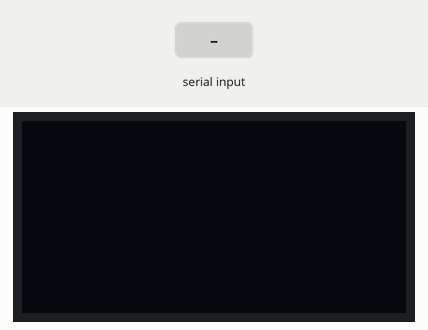
A sketch run on a simulated Arduino Uno, built with avr-gcc and run on an emulated ATmega328P. Parts: 128×64 one-colour display. The inputs (shaded band) are chosen by the test bench.

Above: at 1.2 s.
1.3 s: "1\n" received over Serial
At 1.8 s:
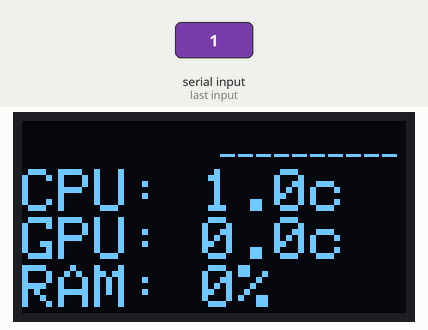
2.8 s: "0\n" received over Serial
At 4.0 s:
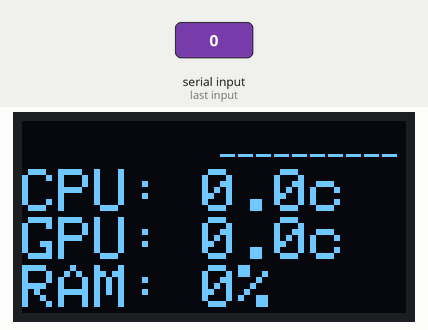
4.3 s: "2\n" received over Serial
At 5.2 s:
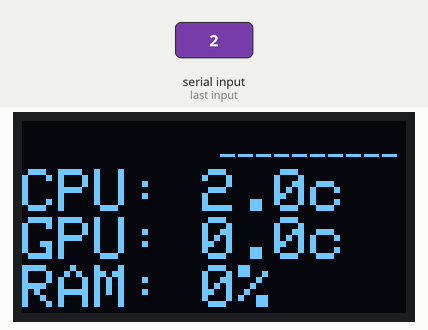
Timing chart, 0 to 7.3 s (numbered marks = the images above; inputs shaded):
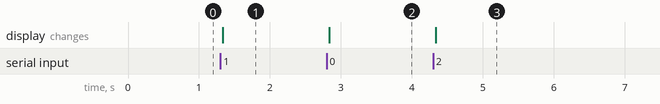

The sketch:

PCSysInfoOLED.ino
```cpp
#include <Wire.h>
#include <Adafruit_GFX.h>
#include <Adafruit_SSD1306.h>
Adafruit_SSD1306 display(128, 64, &Wire, -1);

const byte dataLength = 100;
char receivedData[dataLength];
boolean newData = false;
unsigned long currentMillis;
boolean wasInSerialMode = false;


/*
 * SETUP
 */
void setup() {
  // Enable serial
  Serial.begin(9600);
  // Init display
  display.begin(SSD1306_SWITCHCAPVCC, 0x3C);
  //display.setRotation(2); // Flip 180
  display.setTextSize(2);
  display.setTextColor(SSD1306_WHITE);
  display.clearDisplay();
  display.display();
}


// Enable a reset function
void(* resetFunc) (void) = 0;


/*
 * Takes the serial data and converts it nicely for the display
 */
void SortSerialData(){
    if (newData == true) {
      DisplaySerialData();
      newData = false;
    }
}


/*
 * Displays the data on the display
 */
void DisplaySerialData(){
  // Set the data from the received
  // Example data:
  // 56,75|43|3680,018|1252,573|3610,272|8,333333|11,36697|6,777683|15,92783|42,55247|16:58|Mon27|0
  // 0 = CPU Temp
  // 1 = GPU Temp
  // 2 = CPU Freq
  // 3 = GPU Core
  // 4 = GPU Mem Freq
  // 5 = CPU Load Percentage
  // 6 = GPU Load Percentage
  // 7 = Used RAM
  // 8 = Total RAM
  // 9 = RAM Percentage
  // 10 = Time (00:00)
  // 11 = Day & Date (DAY00)
  // 12 = Screen blanking (1 = blank, 0 = normal)

  // Split up the serial data received
  char *cpuT = strtok(receivedData, "|");
  char *gpuT = strtok(NULL, "|");
  char *cpuF = strtok(NULL, "|");
  char *gpuC = strtok(NULL, "|");
  char *gpuM = strtok(NULL, "|");
  char *cpuL = strtok(NULL, "|");
  char *gpuL = strtok(NULL, "|");
  char *usedR = strtok(NULL, "|");
  char *totalR = strtok(NULL, "|");
  char *percentageR = strtok(NULL, "|");
  char *currentTime = strtok(NULL, "|");
  char *currentDate = strtok(NULL, "|");
  char *blank = strtok(NULL, "|");

  // Set the needed floats
  float cpuTemp = strtod(cpuT, NULL);
  float gpuTemp = strtod(gpuT, NULL);
  float cpuLoad = strtod(cpuL, NULL);
  float gpuLoad = strtod(gpuL, NULL);
  float usedRAM = strtod(usedR, NULL);
  float totalRAM = strtod(totalR, NULL);
  float percentageRAM = strtod(percentageR, NULL);
  int blankScreen = strtod(blank, NULL);

  // If the screen is set to blank
  if (blankScreen == 1){
    display.clearDisplay();
  }  else{
    // Move the cursor to the start of the display
    display.setCursor(0, 0);

    // Set big font for the time
    display.setTextSize(2);

    // Display the time
    display.print(currentTime);

    // Set font 1x
    display.setTextSize(1);

    // Date
    display.print(" "); // Blank space
    display.println(currentDate);

    // Create an underline for the date
    display.println("           ----------");

    // Text to large size
    display.setTextSize(2);

    // CPU Information
    display.print("CPU: ");
    display.print(cpuTemp, 1);
    display.println("c");
    // GPU Information
    display.print("GPU: ");
    display.print(gpuTemp, 1);
    display.println("c");

    // Text to small size
    //display.setTextSize(1);

    /*
    // Frequency information
    display.print("CPU:");
    display.print(gpuM);
    display.print("GPU:");
    display.println(cpuF);
    */

    // RAM Information
    display.print("RAM: ");
    //display.print(usedRAM, 1);
    //display.print("GB ");
    /*
    display.print(totalRAM, 1);
    display.println("GB");
    */
    //display.print("(");
    display.print(percentageRAM, 0);
    display.println("%");


    display.display();
  }

}


/*
 * Reads the serial data
 */
void ReadSerial() {
    static byte index = 0;
    char endMarker = '\n';
    char c;
    unsigned long startMillis;
    currentMillis = millis();

    while (Serial.available() > 0 && newData == false) {
      c = Serial.read();

      display.clearDisplay();


      if (c != endMarker) {
          receivedData[index] = c;
          index++;
          if (index >= dataLength) {
              index = dataLength - 1;
          }
      }
      else {
          receivedData[index] = '\0'; // terminate the string
          index = 0;
          newData = true;
      }

      startMillis = millis();
      currentMillis = millis();
      wasInSerialMode = true;
    }


   // If the serial hasn't been available for more than 10 seconds
   if (currentMillis - startMillis > 10000){
    display.clearDisplay();
    display.display();
   }
    /*
      // 10 minutes
      if (currentMillis - startMillis > 600000){
        display.clearDisplay();
      }else{
        if (wasInSerialMode){
          display.clearDisplay();
          wasInSerialMode = false;
        }
        display.setTextSize(2);
        display.setCursor(0,0);
        // Display the panda
        display.drawBitmap(0,0,panda,128,32,1);
        display.display();
      }
    }
    */
}


/*
 * MAIN LOOP
 */
void loop() {
  ReadSerial();
  SortSerialData();
}
```

Measured:
- after the input at 1.3 s, the display: changes at once (image 1)
- after the input at 2.8 s, the display: changes at once (image 2)
- after the input at 4.3 s, the display: changes at once (image 3)
